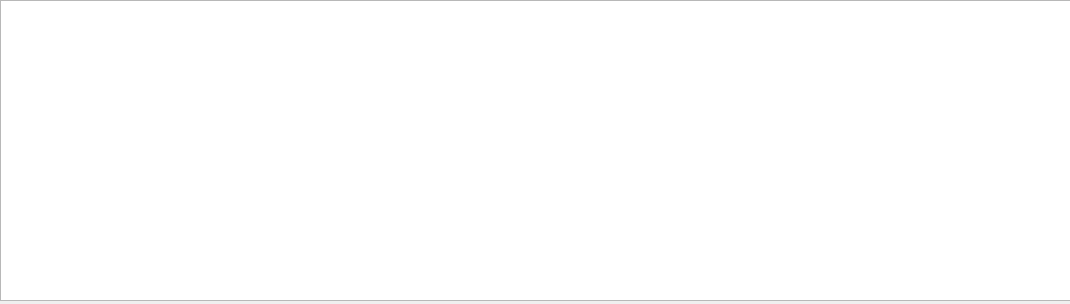
<?xml version="1.0" encoding="UTF-8"?>
<ui version="4.0">
 <class>Form</class>
 <widget class="QWidget" name="Form">
  <property name="geometry">
   <rect>
    <x>0</x>
    <y>0</y>
    <width>1070</width>
    <height>304</height>
   </rect>
  </property>
  <property name="windowTitle">
   <string>Form</string>
  </property>
  <widget class="QTextEdit" name="textEdit">
   <property name="geometry">
    <rect>
     <x>0</x>
     <y>0</y>
     <width>1071</width>
     <height>301</height>
    </rect>
   </property>
  </widget>
 </widget>
 <resources/>
 <connections/>
</ui>
